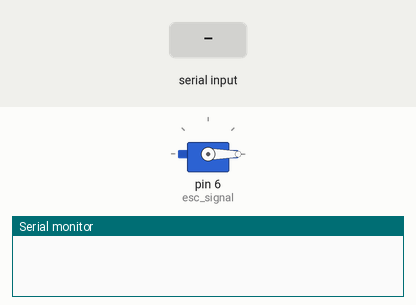
Simulated run of this sketch. Board: Arduino Uno, built with avr-gcc and run on an emulated ATmega328P. Shown: servo, the last lines printed to the serial monitor. The inputs (shaded band) are chosen by the test bench.

Above: at 4.2 s.
4.3 s: "90,45\n" received over Serial
At 4.7 s:
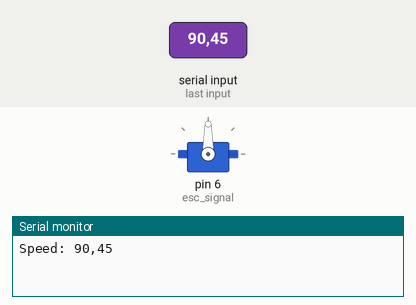
5.8 s: "200\n" received over Serial
At 7.0 s:
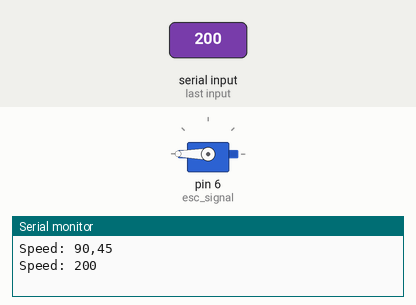
7.3 s: "30,150\n" received over Serial
At 8.2 s:
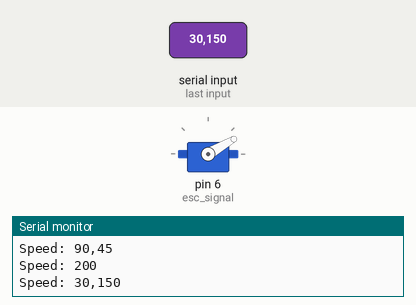
8.8 s: "90\n" received over Serial
At 9.2 s:
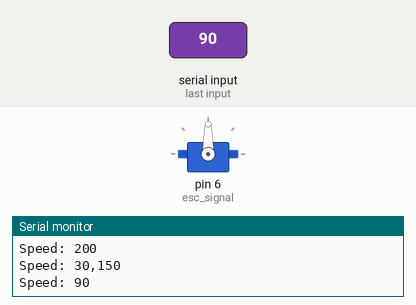
Timing chart, 0 to 11.3 s (numbered marks = the images above; inputs shaded):
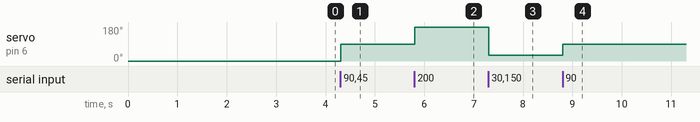

Measured:
- after the input at 4.3 s, servo on pin 6 (esc_signal): 0° → 90° at once
- after the input at 5.8 s, servo on pin 6 (esc_signal): 90° → 180° at once
- after the input at 7.3 s, servo on pin 6 (esc_signal): 180° → 30° at once
- after the input at 8.8 s, servo on pin 6 (esc_signal): 30° → 90° at once

The sketch:

ESC_Controller_serial.ino
```cpp
#include <Servo.h>
Servo esc_signal;

void setup()
{
  Serial.begin(9600);
  esc_signal.attach(6,1000,2000);
  esc_signal.write(0);     //arming the ESC
  delay(3000);             //arming delay
}

void loop()
{
  while(Serial.available())
  {
    String c= Serial.readStringUntil('\n');
    esc_signal.write(c.toInt());
    Serial.print("Speed: ");
    Serial.println(c);     //Found speed range to be between 12 ~ 140
    delay(15);
    }
}
```
